Frame 1 (no input): blank canvas, image omitted
Frame 60 (no input): blank canvas, image omitted
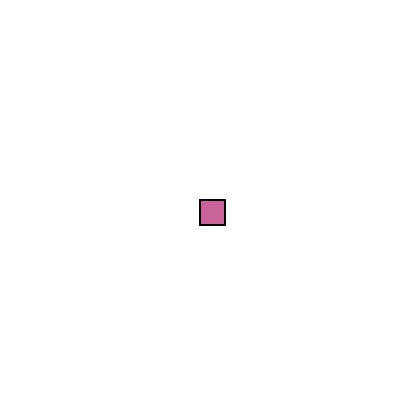
Frame 120 (the mouse pressed at the canvas centre since frame 60)

The p5.js sketch whose frames 1 and 60 were blank and that drew this single picture after the mouse press (run headless with seeded random() and noise() and a simulated clock; from frame 60 on, the mouse is pressed at the canvas centre):

// p5.js sketch
// ── sketch.js
function setup() {
  createCanvas(400, 400);
}

function draw() {
  background(220);
}

function draw() {
  if (mouseIsPressed) {
    fill(200, 100, random(0, 255))
    if (mouseY < 200) {
    strokeWeight(4);
    } else {
    strokeWeight(2);
    }
    if (mouseX < 200) {
    square(mouseX, mouseY, 50);
    } else {
    square(mouseX, mouseY, 25);
    }
  }
}
